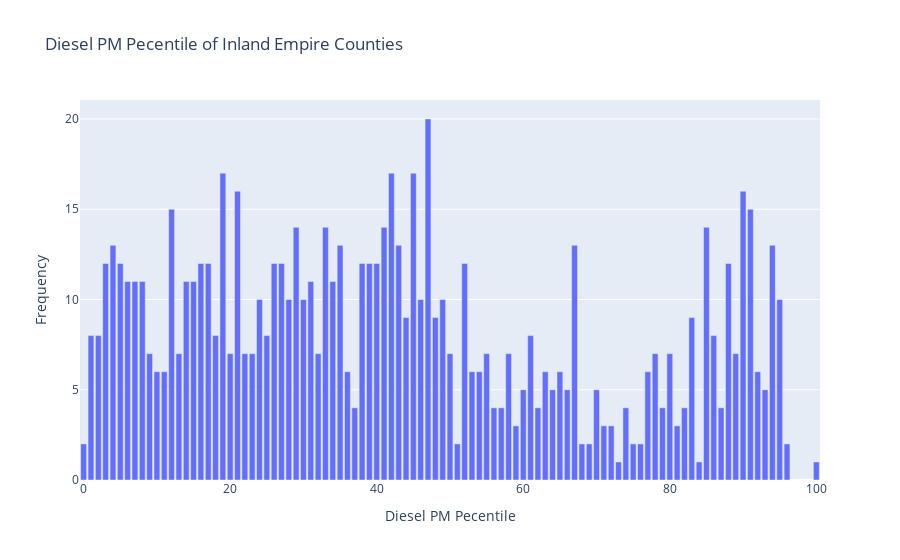

The notebook cell this image was saved under:
### Code cell
# plot it
bar = px.bar(diesel_count,
       x = 'Diesel PM Pecentile',
       y = 'Frequency',
       title = 'Diesel PM Pecentile of Inland Empire Counties')
bar

### Figure 1 — Plotly figure (JSON) as saved in the notebook; plotly's stock layout.template omitted (floating-point values rounded to 4 significant figures)
{"data": [{"alignmentgroup": "True", "hovertemplate": "Diesel PM Pecentile=%{x}<br>Frequency=%{y}<extra></extra>", "legendgroup": "", "marker": {"color": "#636efa"}, "name": "", "offsetgroup": "", "orientation": "v", "showlegend": false, "textposition": "auto", "type": "bar", "x": [47, 45, 19, 42, 90, 21, 12, 91, 29, 33, 85, 41, 43, 67, 4, 35, 94, 16, 52, 17, 27, 3, 40, 39, 88, 38, 5, 26, 15, 8, 7, 6, 34, 14, 31, 24, 49, 46, 28, 95, 30, 44, 48, 83, 61, 25, 86, 18, 2, 1, 55, 32, 89, 13, 78, 80, 9, 20, 23, 50, 58, 22, 11, 53, 36, 63, 92, 77, 65, 10, 54, 60, 66, 93, 70, 64, 57, 37, 62, 56, 79, 82, 87, 74, 71, 72, 81, 59, 0, 96, 51, 68, 69, 75, 76, 73, 84, 100], "xaxis": "x", "y": [20, 17, 17, 17, 16, 16, 15, 15, 14, 14, 14, 14, 13, 13, 13, 13, 13, 12, 12, 12, 12, 12, 12, 12, 12, 12, 12, 12, 11, 11, 11, 11, 11, 11, 11, 10, 10, 10, 10, 10, 10, 9, 9, 9, 8, 8, 8, 8, 8, 8, 7, 7, 7, 7, 7, 7, 7, 7, 7, 7, 7, 7, 6, 6, 6, 6, 6, 6, 6, 6, 6, 5, 5, 5, 5, 5, 4, 4, 4, 4, 4, 4, 4, 4, 3, 3, 3, 3, 2, 2, 2, 2, 2, 2, 2, 1, 1, 1], "yaxis": "y"}], "layout": {"barmode": "relative", "legend": {"tracegroupgap": 0}, "title": {"text": "Diesel PM Pecentile of Inland Empire Counties"}, "xaxis": {"anchor": "y", "domain": [0, 1], "title": {"text": "Diesel PM Pecentile"}}, "yaxis": {"anchor": "x", "domain": [0, 1], "title": {"text": "Frequency"}}}}
